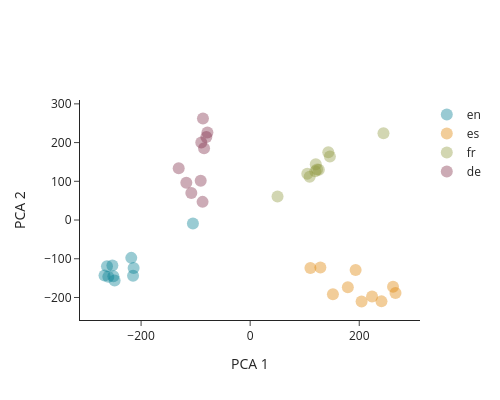

This figure's notebook cell:
### Markdown cell above
First, reuse the code from the PCA section to fit a PCA with 2 dimensions to our data, and project the activations onto its components with `fit_transformer`.

### Code cell
# visualize activations
import numpy as np
import plotly.graph_objects as go

################## YOUR CODE HERE ##################
# use this as the input to your PCA
input_to_pca = all_activations
# 1. create a PCA model with n_components = 2
# (esto sobreescribe el pca del ejercicio 2, ahora es sobre los 4 idiomas)
pca = PCA(n_components=2)
# 2. use fit_transform to fit the PCA to the data & transform the activations
low_dim_activations = pca.fit_transform(input_to_pca)  # (40, 2)
################## YOUR CODE HERE ##################

colors = [
    "rgba(0, 124, 146, 0.4)", 
    "rgba(223, 131, 0, 0.4)", 
    "rgba(143, 153, 62, 0.4)",
    "rgba(127, 45, 72, 0.4)"
]

fig = go.Figure()

if low_dim_activations is not None:
    index = 0
    for language, color in zip(languages_df.columns, colors):
        fig.add_trace(go.Scatter(
            x=low_dim_activations[index::4, 0],
            y=low_dim_activations[index::4, 1],
            mode='markers',
            marker=dict(symbol='circle', color=color, size=12),
            name=language,
            hovertext=languages_df[language],
        ))
        index += 1 # loop through activations

fig.update_layout(
  template='simple_white',
  width=500,
  height=400,
  xaxis_title='PCA 1',
  yaxis_title='PCA 2',
)

fig.show()

# TERRON

### Figure 1 — Plotly figure (JSON) as saved in the notebook; plotly's stock layout.template omitted (floating-point values rounded to 4 significant figures)
{"data": [{"hovertext": ["Hello.", "Good night.", "How are you?", "I am happy.", "See you soon.", "Thank you.", "Yes, please.", "No, thanks.", "I love you.", "It is cold."], "marker": {"color": "rgba(0, 124, 146, 0.4)", "size": 12, "symbol": "circle"}, "mode": "markers", "name": "en", "type": "scatter", "x": [-105.0, -248.5, -214.7, -252.6, -213.7, -218.0, -250.8, -260.1, -267.1, -262.5], "y": [-9.231, -156.2, -144.0, -117.3, -123.9, -97.69, -145.0, -146.6, -143.5, -119.2]}, {"hovertext": ["Hola.", "Buenas noches.", "¿Cómo estás?", "Estoy feliz.", "Hasta pronto.", "Gracias.", "Sí, por favor.", "No, gracias.", "Te quiero.", "Hace frío."], "marker": {"color": "rgba(223, 131, 0, 0.4)", "size": 12, "symbol": "circle"}, "mode": "markers", "name": "es", "type": "scatter", "x": [193.3, 204.3, 179.1, 266.5, 151.7, 110.5, 240.8, 223.5, 128.7, 261.9], "y": [-128.7, -210.4, -173.8, -188.7, -191.8, -123.9, -210.0, -197.4, -122.7, -172.3]}, {"hovertext": ["Bonjour.", "Bonne nuit.", "Comment ça va ?", "Je suis heureux.", "À bientôt.", "Merci.", "Oui, s'il vous plaît.", "Non, merci.", "Je t'aime.", "Il fait froid."], "marker": {"color": "rgba(143, 153, 62, 0.4)", "size": 12, "symbol": "circle"}, "mode": "markers", "name": "fr", "type": "scatter", "x": [125.9, 50.18, 119.4, 244.4, 109.0, 104.7, 122.8, 120.3, 146.2, 143.3], "y": [129.7, 60.85, 126.0, 224.3, 111.7, 119.5, 130.6, 144.3, 163.9, 175.0]}, {"hovertext": ["Hallo.", "Gute Nacht.", "Wie geht's?", "Ich bin glücklich.", "Bis bald.", "Danke.", "Ja, bitte.", "Nein, danke.", "Ich liebe dich.", "Es ist kalt."], "marker": {"color": "rgba(127, 45, 72, 0.4)", "size": 12, "symbol": "circle"}, "mode": "markers", "name": "de", "type": "scatter", "x": [-87.27, -117.1, -107.9, -89.63, -90.72, -80.35, -84.51, -78.38, -131.0, -86.58], "y": [46.92, 96.53, 69.67, 200.3, 101.7, 214.6, 185.4, 225.8, 133.7, 262.2]}], "layout": {"height": 400, "width": 500, "xaxis": {"title": {"text": "PCA 1"}}, "yaxis": {"title": {"text": "PCA 2"}}}}
